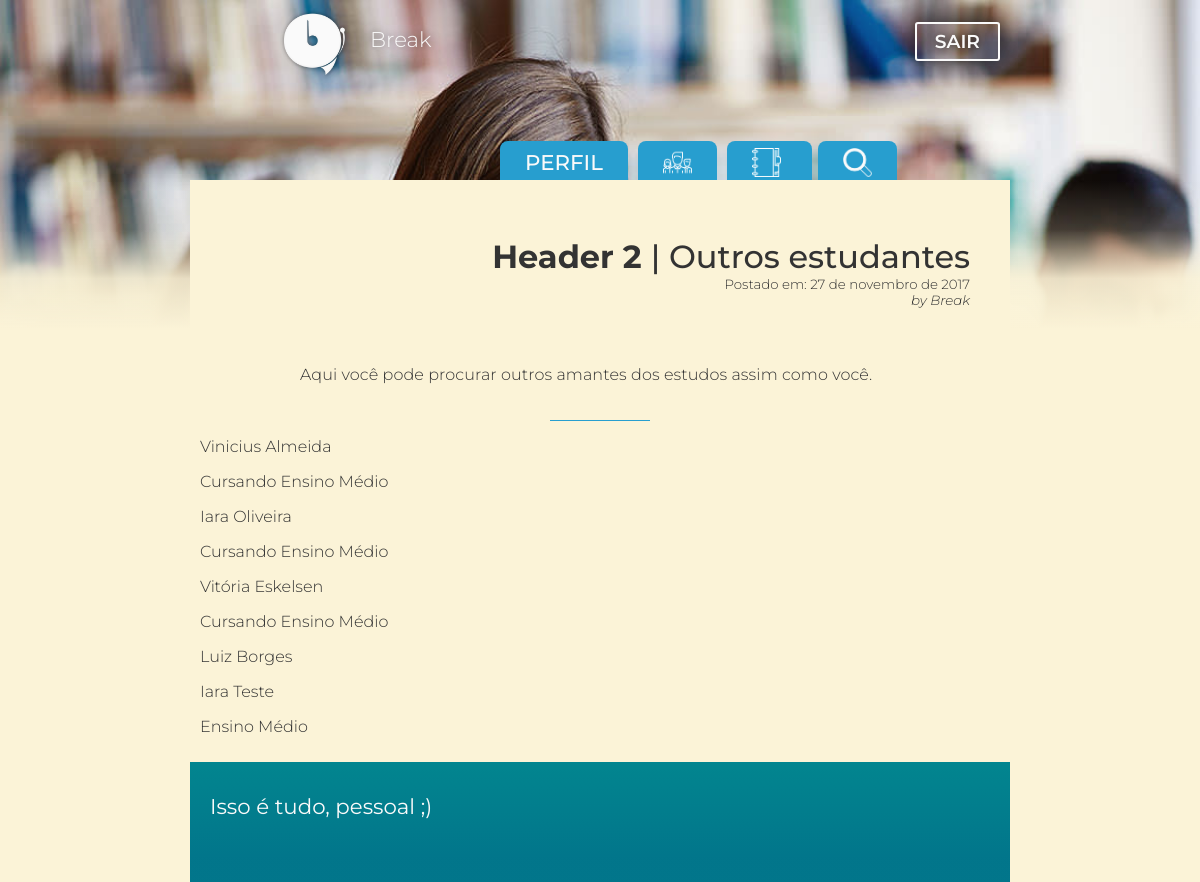
Before: /users.php (signed in) with the older database file.
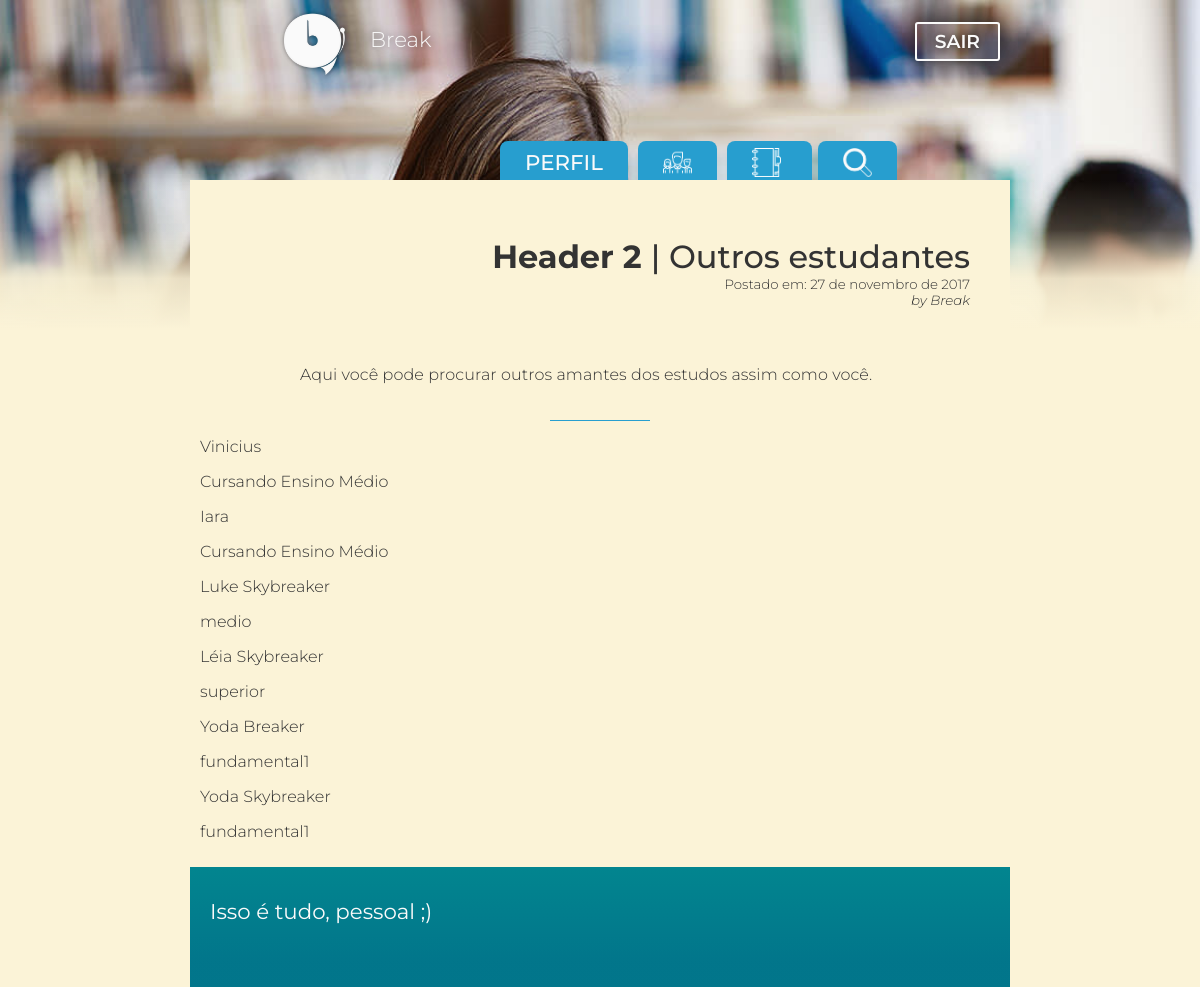
After: the same page with the newer database file.
### tables this page shows
CREATE TABLE IF NOT EXISTS `usuario` (
  `idusuario` int(11) NOT NULL AUTO_INCREMENT,
  `nome_user` varchar(45) NOT NULL,
  `sobrenome_user` varchar(50) NOT NULL,
  `email` varchar(45) DEFAULT NULL,
  `login` varchar(45) DEFAULT NULL,
  `senha` varchar(45) DEFAULT NULL,
  `sexo` char(1) DEFAULT NULL,
  `dataNasc` date DEFAULT NULL,
  `escolaridade` text,
  `nm_img_perfil` varchar(100) DEFAULT NULL,
  `ft_perfil` longblob,
  `nm_img_cover` varchar(100) DEFAULT NULL,
  `ftcover` longblob,
  `fk_tipo_user` int(11) NOT NULL,
  PRIMARY KEY (`idusuario`),
  KEY `fk_usuario_tipo_user_idx` (`fk_tipo_user`)
);

### dao-conteudo-users.php (called while the page is built)
<?php
function listaConteudoUsuarios($conexao){
    $users = array();
    $query = "SELECT nome_user, sobrenome_user, escolaridade FROM usuario;";
    $resultado = mysqli_query ($conexao, $query);
    while ($user = mysqli_fetch_assoc($resultado)){
      array_push($users, $user);
    }
  return $users;
}

### conteudo-users.php (the view)
<?php
require 'dao-conteudo-users.php';
$users = listaConteudoUsuarios($conexao);
?>
  <?php
    foreach ($users as $user) :
  ?>
      <div class="">
        <p><bold><?=$user['nome_user']." ".$user['sobrenome_user']?></bold></p>
        <p><?=$user['escolaridade']?></p>
      </div>
  <?php
    endforeach
   ?>

### header.php (shortened to what this page needs)
<!DOCTYPE HTML>
<html>
<head>
	<link rel="stylesheet" type="text/css" href="css/alerts.css">

### users.php (shortened to what this page needs)
<?php
	include	'header.php';
?>
<link rel="stylesheet" type="text/css" href="css/feed.css">
</head>
<body onload="loading()">
	<?php
		include 'essencials/top.php';
	?>
	<div class="main">
	<?php include 'tabs.php'; ?>
		<div id="grad">
			<div id="header">
				<div id="header_space2">
					<h2><strong>Header 2 </strong>| Outros estudantes</h2>
					<p class="header_space2">Postado em: <time>27 de novembro de 2017</time></p>
					<p class="header_space2"><i>by Break</i></p>
				</div>
			</div>
		</div>
		<div class="back_main">
			<div id="content">
				<div id="text_content">
					<p> Aqui você pode procurar outros amantes dos estudos assim como você.<p/>
				</div>
					<hr>
				<div class="">
					<?php require 'conteudo-users.php'; ?>
				</div>
			</div>
		</div>
	</div>
	<div class="back_rodape">
		<div id="rodape">
			<h3>  Isso é tudo, pessoal ;) </h3>
		</div>
	</div>
</body>
</html>

### essencials/top.php (shortened to what this page needs)
<div class="top">
		<a href="index.php" title="feed">
			<div class="header-left">
				<img src="img/break_logo_white_shadow.png" alt="break-logo" id="header-logo">
				<h2 id="title-header">Break</h2>
			</div>
		</a>
		<a id="sair" href="logout.php">SAIR</a>
	</div>

### tabs.php (shortened to what this page needs)
<div id="tabs">
  <a href="perfil.php" id="tab" title="Seu perfil">PERFIL</a>
  <a href="users.php" id="tab" title="Outros usuários"><img id="icon" src="img/team.png" alt=""></a>
  <a href="notebook.php" id="tab" title="Seu caderno"> <img id="icon" src="img/notes.png" alt=""> </a>
  <a href="#" onclick="barraBusca()" id="tab" title="Buscar"> <img id="icon" src="img/seach.png" alt=""> </a>
  <div id="tab" style="border-radius: 20px 0px 0px 0px;">
  <form class="" action="search.php" method="post">
      <button id="busca" type="submit">
      </button>
      <a title="Filtre melhor.." href="">
      </a>
  </form>
  </div>
</div>

### css/feed.css (style rules this page uses)
body { font-family: 'Montserrat', sans-serif; margin: 0px; background: url("../img/cover_girl .jpg") no-repeat bottom center; background-color: #0e0e0e; background-size: 100%; background-position: top center; }
hr { width: 100px; border: none; height: 1px; background-color: #279ecf; }
.top { min-width: 100px; max-width: 800px; margin: 20px auto auto; padding: 10px; text-align: right; position: relative; }
#sair { padding: 6px 18px; box-shadow: 0px 0px 30px #0e0e0e; border-color: #fafafa; border-radius: 3px; border-width: 2px; border-style: solid; color: #fafafa; font-size: 14pt; font-weight: 600; text-shadow: 0px 0px 10px #0e0e0e; text-decoration: none; }
#icon { max-width: 29px; max-height: 29px; position: relative; top: 7px; }
#busca { padding: 9.8px 14px 7.5px 30px; cursor: pointer; font-size: 12pt; font-weight: 500; color: #fafafa; text-decoration: none; text-transform: uppercase; font-family: 'Montserrat', sans-serif; background-color: #279ecf; border-radius: 8px; border-width: 0px; margin: 0px 3px 0px -25px; position: relative; top: 2px; transition: background-color 0.5s; }
.main { margin: auto; margin-top: 20px; margin-bottom: 0px; font-family: 'Montserrat', sans-serif; }
.back_main { background-color: #fbf3d7; position: relative; margin: 0px; position: relative; z-index: 2; padding: 0px; }
#grad { background: linear-gradient(180deg, rgba(251,0,0,0), rgba(251,243,215,0.2), rgba(251,243,215,0.9), rgba(251,243,215, 1)); margin: auto; }
#tabs { margin: auto; min-height: 30px; min-width: 100px; max-width: 600px; position: relative; z-index: 1; text-align: right; top: 58px; }
#tab { font-size: 16pt; color: #fafafa; text-decoration: none; line-height: 40px; font-family: 'Montserrat', sans-serif; font-weight: 500; background-color: #279ecf; border-radius: 8px 8px 0px 0px; margin: 0px 3px; padding: 8px 25px 7px 25px; transition: background-color 0.5s; transition: box-shadow 0.5s; }
#content { background-color: #fbf3d7; min-width: 100px; min-height: 100px; max-width: 800px; margin: auto; padding: 10px; }
h2 { margin-right: 10px; margin-bottom: 0px; font-weight: 500; font-size: 24pt; color: #333333; text-align: right; padding-left: 20px; }
#title-header { position: relative; top: -10px; left: 0px; float: left; padding-top: 10px; font-weight: 300; text-shadow: 0px 0px 10px rgba(0,0,0,0.6); font-size: 16pt; color: #fafafa; }
h3 { margin-left: 10px; font-weight: 400; font-size: 16pt; color: #fafafa; text-align: left; }
p { color: #333; text-align: justify; font-weight: 300; word-wrap: break-word; }
#header { background-color: #fbf3d7; min-height: 100px; min-width: 100px; max-width: 800px; margin: auto; padding: 10px; position: relative; z-index: 2; }
#header_space2 { margin-top: 10px; padding: 10px; margin-right: 10px; }
.header_space2 { text-align: right; margin: 0px; font-size: 10pt; padding: 0px 10px 0px 0px; }
.header-left { margin-top: -30px; margin-left: 80px; float: left; padding-top: 8px; }
#header-logo { max-width: 70px; max-height: 70px; float: left; padding-top: 2px; }
#text_content { padding: 10px 50px 10px 50px; letter-spacing: 0.1px; line-height: 1.4; text-indent: 50px; }
.back_rodape { background-color: #fbf3d7; margin: 0px; margin-bottom: 0px; }
#rodape { background-image: linear-gradient(-180deg, transparent 0%, rgba(1,89,131,0.35) 80%); background-color: #02858F; margin: auto; margin-bottom: 0px; padding: 10px; min-width: 100px; min-height: 100px; max-width: 800px; }

Changed rows visible on the page:
removed usuario: nome_user "Vitória", sobrenome_user "Eskelsen", escolaridade "Cursando Ensino Médio"
changed usuario "Vinicius": sobrenome_user "Almeida" → (not shown)
changed usuario "Iara": sobrenome_user "Oliveira" → (not shown)
changed usuario: nome_user "Luiz" → "Luke"; sobrenome_user "Borges" → "Skybreaker"; escolaridade (not shown) → "medio"
changed usuario: nome_user "Iara" → "Léia"; sobrenome_user "Teste" → "Skybreaker"; escolaridade "Ensino Médio" → "superior"
added usuario: nome_user "Yoda", sobrenome_user "Breaker", escolaridade "fundamental1"
added usuario: nome_user "Yoda", sobrenome_user "Skybreaker", escolaridade "fundamental1"
